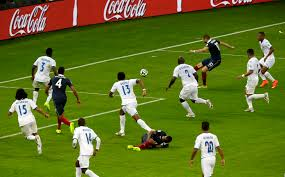
#> input picture src/images/match.jpeg, 285 x 177 px
$ python probabilisticHoughLine.py
#> lines starting #> are read from the running program, lines starting #| are printed output that depends on the picture
### src/utils/media.py
import os


def get_image_path(path):
    script_dir = os.path.dirname(__file__)  # <-- absolute dir the script is in
    rel_path = "../images/" + path
    abs_file_path = os.path.join(script_dir, rel_path)
    return abs_file_path

### src/advanced/probabilisticHoughLine.py
import cv2
import numpy as np
from ..utils.media import get_image_path

path = get_image_path('match.jpeg')
img = cv2.imread(path)
#> img is the input picture: shape (177, 285, 3); mean B, G, R 32.9, 111.8, 96.9
gray = cv2.cvtColor(img, cv2.COLOR_BGR2GRAY)
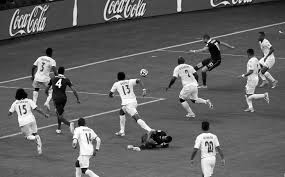
#> gray: shape (177, 285); min 0, max 255, mean 98.3
edges = cv2.Canny(gray, 50, 150, apertureSize=3)
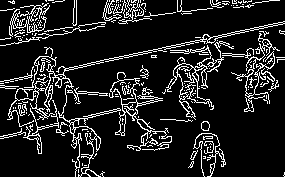
#> edges: shape (177, 285); 12.8% white in thin lines or dots
minLineLength = 1
maxLineGap = 30
lines = cv2.HoughLinesP(edges, 1, np.pi / 180, 100, minLineLength, maxLineGap)
#> lines = None

#> (the run stopped early here; a loop or call above may not have finished)

$ run again, with src/images/team.jpeg copied over src/images/match.jpeg
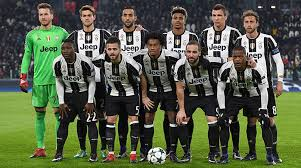
#> input picture src/images/team.jpeg, 301 x 168 px
#> img is the input picture: shape (168, 301, 3); mean B, G, R 68.2, 92.6, 83.8
#> `gray = cv2.cvtColor(img, cv2.COLOR_BGR2GRAY)`:
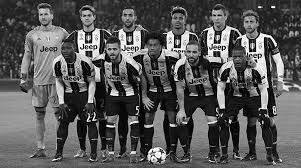
#> gray: shape (168, 301); min 0, max 255, mean 87.2
#> `edges = cv2.Canny(gray, 50, 150, apertureSize=3)`:
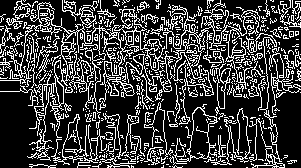
#> edges: shape (168, 301); 24.7% white in thin lines or dots
#> lines = None
